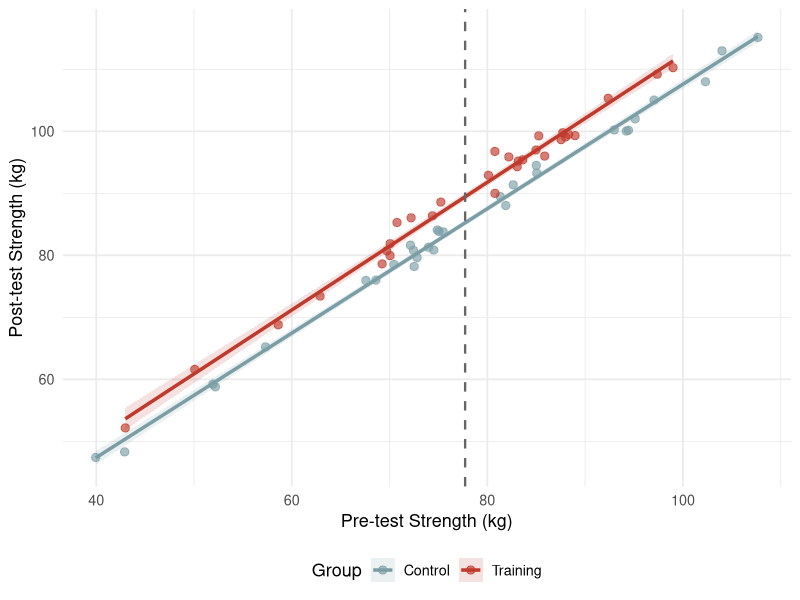
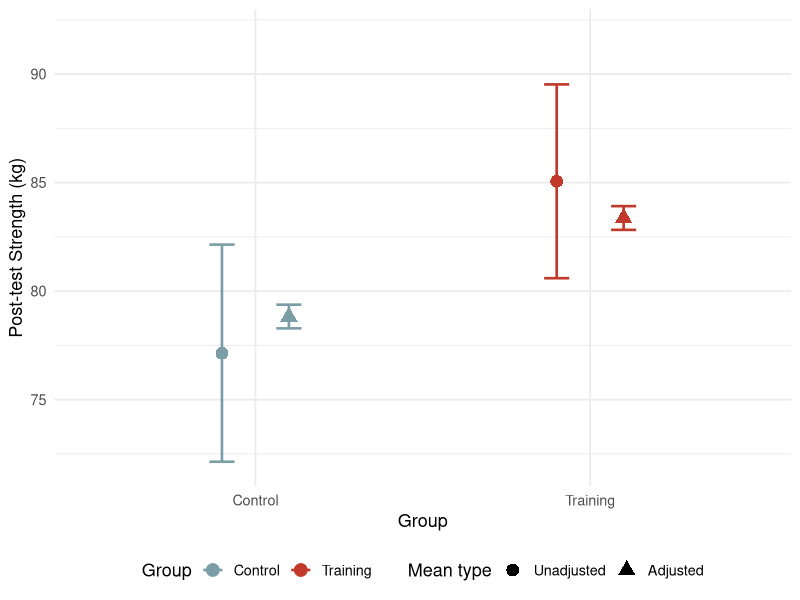

Source code (R) for these figures, in order:
## ---- chunk 1
#| label: fig-ancova-scatter
#| fig-cap: "Pre-test strength (covariate) vs. post-test strength (outcome) by Group. Each point is one participant. The fitted regression lines are nearly parallel, confirming the homogeneity of regression slopes assumption. The vertical gap between the lines at the grand mean of pre-test strength (dashed vertical line, *M* = 78.01 kg) represents the ANCOVA-adjusted group difference of 4.53 kg."
#| code-fold: true
#| warning: false
#| message: false

library(ggplot2)
library(dplyr)

set.seed(42)

# Simulate pre/post data matching core_session.csv values (r ~ .98)
n <- 30
pre_ctrl  <- rnorm(n, mean = 76.34, sd = 13.70)
pre_train <- rnorm(n, mean = 79.67, sd = 12.26)

# Post = b0 + b_pre * pre + group_effect + noise  (slope ~ 1.013, adj diff ~ 4.53)
post_ctrl  <- 6.22 + 1.013 * pre_ctrl  + rnorm(n, 0, 1.55)
post_train <- 6.22 + 1.013 * pre_train + 4.53 + rnorm(n, 0, 1.55)

df_anc <- data.frame(
  group    = c(rep("Control", n), rep("Training", n)),
  pre      = c(pre_ctrl, pre_train),
  post     = c(post_ctrl, post_train)
)

grand_mean_pre <- mean(df_anc$pre)

ggplot(df_anc, aes(x = pre, y = post, color = group, fill = group)) +
  geom_point(alpha = 0.65, size = 2.5) +
  geom_smooth(method = "lm", se = TRUE, alpha = 0.15, linewidth = 1.2) +
  geom_vline(xintercept = grand_mean_pre, linetype = "dashed",
             color = "grey40", linewidth = 0.8) +
  scale_color_manual(values = c("Control" = "#7B9EA6", "Training" = "#C0392B"),
                     name = "Group") +
  scale_fill_manual(values  = c("Control" = "#7B9EA6", "Training" = "#C0392B"),
                    name = "Group") +
  labs(x = "Pre-test Strength (kg)", y = "Post-test Strength (kg)") +
  theme_minimal(base_size = 13) +
  theme(legend.position = "bottom")
## ---- chunk 2
#| label: fig-ancova-adjusted
#| fig-cap: "Unadjusted post-test means and ANCOVA-adjusted means (± 95% CI) by Group. The adjustment shifts the training group's mean downward and the control group's mean upward, reflecting the removal of the 3.33 kg baseline difference. Both adjusted means are expressed at the grand mean pre-test value of 78.01 kg."
#| code-fold: true
#| warning: false
#| message: false

library(ggplot2)
library(dplyr)

set.seed(42)

df_means <- data.frame(
  group    = rep(c("Control", "Training"), 2),
  type     = c("Unadjusted", "Unadjusted", "Adjusted", "Adjusted"),
  mean     = c(77.14, 85.06, 78.83, 83.37),
  ci_lower = c(77.14 - 1.96*13.98/sqrt(30),
               85.06 - 1.96*12.48/sqrt(30),
               78.83 - 1.96*sqrt(2.33/30),
               83.37 - 1.96*sqrt(2.33/30)),
  ci_upper = c(77.14 + 1.96*13.98/sqrt(30),
               85.06 + 1.96*12.48/sqrt(30),
               78.83 + 1.96*sqrt(2.33/30),
               83.37 + 1.96*sqrt(2.33/30))
)

df_means$type  <- factor(df_means$type,  levels = c("Unadjusted", "Adjusted"))
df_means$group <- factor(df_means$group, levels = c("Control", "Training"))

ggplot(df_means, aes(x = group, y = mean, color = group,
                     shape = type, group = interaction(group, type))) +
  geom_point(size = 4, position = position_dodge(width = 0.4)) +
  geom_errorbar(aes(ymin = ci_lower, ymax = ci_upper),
                width = 0.15, linewidth = 0.9,
                position = position_dodge(width = 0.4)) +
  scale_color_manual(values = c("Control" = "#7B9EA6", "Training" = "#C0392B"),
                     name = "Group") +
  scale_shape_manual(values = c("Unadjusted" = 16, "Adjusted" = 17),
                     name = "Mean type") +
  labs(x = "Group", y = "Post-test Strength (kg)") +
  coord_cartesian(ylim = c(72, 92)) +
  theme_minimal(base_size = 13) +
  theme(legend.position = "bottom")
